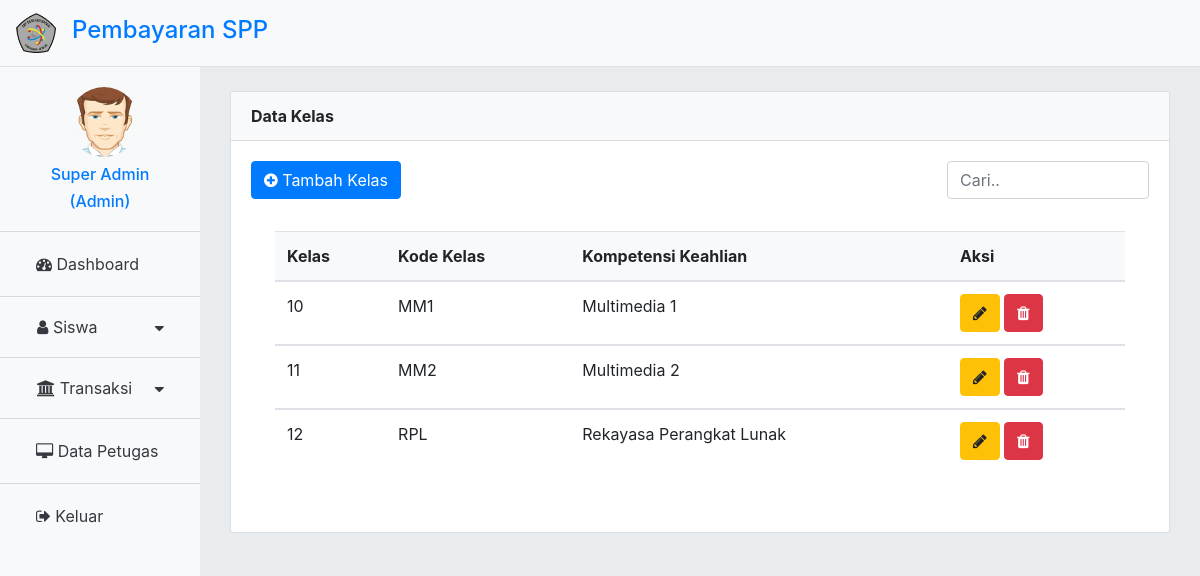
Screenshot of /admin/index.php?page=kelas_data (signed in) with the database file from the repository.
### tables this page shows
CREATE TABLE `tb_petugas` (
  `id_petugas` int(11) NOT NULL,
  `username` varchar(25) NOT NULL,
  `pwd` varchar(225) NOT NULL,
  `nama_petugas` varchar(35) NOT NULL,
  `level` enum('Admin','Petugas') NOT NULL
);

CREATE TABLE `tb_kelas` (
  `id_kelas` varchar(11) NOT NULL,
  `nama_kelas` varchar(10) NOT NULL,
  `kompetensi_keahlian` varchar(50) NOT NULL
);

### admin/modul/kelas_data.php (the view, shortened to what this page needs)
<div class="col-md-10 col-sm-9 offset-md-2 offset-sm-3">
  <div class="container mt-4">
    <div class="card mb-4">
      <div class="card-header bg-light"><strong>Data Kelas</strong></div>
      <div class="card-body">
        <div class="row mb-2">
          <div class="col-lg-6 col-sm-6">
            <a href="?page=kelas_input" type="button" class="btn btn-primary" data-toggle="modal" data-target="#myModal">
              <i class="fa fa-plus-circle"></i> Tambah Kelas
            </a>
          </div>
          <div class="col-lg-3"></div>
          <div class="col-lg-3 col-sm-6">
            <div class="input-group">
              <input type="text" class="form-control" placeholder="Cari.." id="myInput">
            </div>
          </div>
        </div>
        <div class="row">
          <div class="col-lg-12">
            <div class="table-responsive p-4">
              <table class="table table-hover">
                <thead>
                  <tr class="bg-light">
                    <th>Kelas</th>
                    <th>Kode Kelas</th>
                    <th>Kompetensi Keahlian</th>
                    <th>Aksi</th>
                  </tr>
                </thead>
                <?php
                $sqlKelasOutput = mysqli_query($con, "SELECT*FROM tb_kelas");
                while ($rsKelasOutput = $sqlKelasOutput->fetch_array()) {
                ?>
                  <tbody id="myTable">
                    <tr>
                      <td><?= $rsKelasOutput['id_kelas']; ?></td>
                      <td><?= $rsKelasOutput['nama_kelas']; ?></td>
                      <td><?= $rsKelasOutput['kompetensi_keahlian']; ?></td>
                      <td>
                        <a href="?page=kelas_edit&id=<?= $rsKelasOutput['id_kelas'] ?>" type="button" class="btn btn-warning btn-md" data-toggle="modal" data-target="#myModal<?= $rsKelasOutput['id_kelas']; ?>">
                          <i class="fa fa-pencil"></i>
                        </a>
                        <a href="?page=kelas_hapus&hapus=hapus-kelas&id=<?= $rsKelasOutput['id_kelas']; ?>" onclick="return confirm('Apa Data Akan Dihapus?');" type="button" class="btn btn-danger text-white">
                          <i class="fa fa-trash"></i>
                        </a>
                      </td>
                    </tr>
                  <?php  }
                  ?>
                  </tbody>
              </table>
            </div>
          </div>
        </div>
      </div>
    </div>
  </div>
</div>

### admin/index.php (shortened to what this page needs)
<?php
include '../lib/koneksi.php';
$petugas = $_SESSION['admin'];
$sqlp = mysqli_query($con, "SELECT * FROM tb_petugas WHERE username = '$petugas'");
$vPetugas = $sqlp->fetch_array();
?>
<!DOCTYPE html>
<html lang="en">
<head>
  <link rel="stylesheet" href="asset/css/bootstrap.min.css">
  <link rel="stylesheet" href="asset/css/style.css">
  <link rel="stylesheet" href="asset/font/css/font-awesome.min.css">
  <link rel="stylesheet" href="asset/datepicker/css/datepicker.css">
</head>
<body>
  <nav class="navbar navbar-expand-sm navbar-light sticky-top bg-light border-bottom">
    <a class="navbar-brand" href="#">
      <img src="images/smk.png" alt="Logo" style="width:40px;">
    </a>
    <a href="?page=dashboard" class="navbar-brand text-primary pt-2">
      <h4>Pembayaran SPP</h4>
    </a>
  </nav>
  <div class="container-fluid h-100">
    <div class="row h-100">
      <nav class="col-md-2 col-sm-3 bg-light h-100 p-0 position-fixed d-none d-sm-block">
        <ul class="list-group list-group-flush">
          <li class="list-group-item bg-light">
            <div href="?page=petugas" class="nav-link text-primary d-flex justify-content-center">
              <img src="images/user.png" class="img img-responsive rounded-circle ml-2" width="70" height="70">
            </div>
            <h6 class="text-primary d-flex justify-content-center"><?= $vPetugas['nama_petugas']; ?></h6>
            <h6 class="text-primary d-flex justify-content-center">(<?= $_SESSION['level']; ?>)</h6>
          </li>
          <li class="list-group-item bg-light">
            <a href="?page=dashboard" class="nav-link text-dark">
              <i class="fa fa-dashboard"></i> Dashboard
            </a>
          </li>
          <li class="list-group-item bg-light">
            <div class="sidenav" style="padding: 6px 8px 6px 17px;">
              <button class="dropdown-btn text-dark border-0">
                <i class="fa fa-user"></i> Siswa
                <i class="fa fa-caret-down"></i>
              </button>
            </div>
          </li>
          <li class="list-group-item bg-light">
            <div class="sidenav" style="padding: 6px 8px 6px 17px;">
              <button class="dropdown-btn text-dark border-0">
                <i class="fa fa-bank"></i> Transaksi
                <i class="fa fa-caret-down"></i>
              </button>
            </div>
          </li>
          <li class="list-group-item bg-light">
            <a href="?page=petugas_data" class="nav-link text-dark">
              <i class="fa fa-desktop "></i> Data Petugas
            </a>
          </li>
          <li class="list-group-item bg-light">
            <a href="logout.php" onclick="return confirm('Apa Anda Akan Keluar?');" class="nav-link text-dark">
              <i class="fa fa-sign-out"></i> Keluar</a>
          </li>
        </ul>
      </nav>
    </div>
  </div>
  <?php
  $page = (isset($_GET['page'])) ?
    $_GET['page'] : '';
  if (isset($_SESSION['admin'])) {
    if ($_SESSION['level'] == 'Admin') {
      switch ($page) {
        case "kelas_data":
          include "modul/kelas_data.php";
          break;
  ?>
        <?php
      }
    }
  }
  ?>
</body>
</html>

### admin/asset/css/style.css (style rules this page uses)
* { margin: 0; padding: 0; }
body { background-color: #e9ecef; }
.sidenav a, .dropdown-btn { text-decoration: none; display: block; border: none; background: none; width:100%; text-align: left; cursor: pointer; outline: none; }
.fa-caret-down { float: right; padding-right: 8px; margin-top: 5px; }

### rows the page displays
tb_petugas: nama_petugas "Super Admin"
tb_kelas: id_kelas "10", nama_kelas "MM1", kompetensi_keahlian "Multimedia 1"
tb_kelas: id_kelas "11", nama_kelas "MM2", kompetensi_keahlian "Multimedia 2"
tb_kelas: id_kelas "12", nama_kelas "RPL", kompetensi_keahlian "Rekayasa Perangkat Lunak"

### other values shown
$_SESSION['level'] "Admin"
